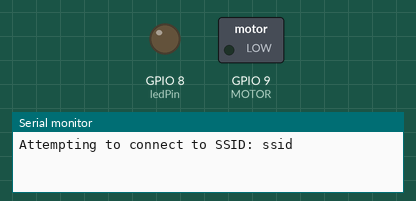
Simulated run of this sketch. Board: ESP32-S3. On the bench: switched loads named in the sketch (green lamp = pin HIGH), output pins drawn as LEDs (lit = HIGH), the last lines printed to the serial monitor. WiFi joins after 1.5 s; servers stay silent unless stated; uploads are accepted with an empty reply.

Above: at 0.1 s.
At 20.1 s:
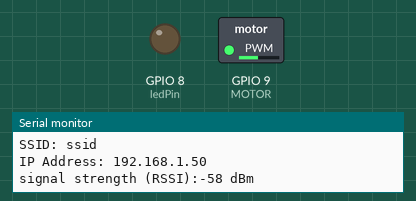
Timing chart, 0 to 37.6 s (numbered marks = the images above):
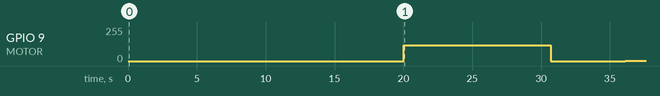

The sketch:

alert3_1.ino
```cpp
/*
  Repeating Wifi Web client

 This sketch connects to a a web server and makes a request
 using an Arduino Wifi shield.

 Circuit:
 * Wifi shield attached to pins 10, 11, 12, 13

 created 23 April 2012
 modifide 31 May 2012
 by Tom Igoe

 http://arduino.cc/en/Tutorial/WifiWebClientRepeating
 This code is in the public domain.
 */

#include <SPI.h>
#include <WiFi.h>


char ssid[] = "ssid";      //  your network SSID (name)
char pass[] = "pass";   // your network password

int keyIndex = 0;            // your network key Index number (needed only for WEP)

int status = WL_IDLE_STATUS;

// Initialize the Wifi client library
WiFiClient client;

int MOTOR = 9;
const int ledPin =  8;

bool isUP = true;
int motorValue = 120;

// server address:
char server[] = "serverAddress";

unsigned long lastConnectionTime = 0;           // last time you connected to the server, in milliseconds
boolean lastConnected = false;                  // state of the connection last time through the main loop
const unsigned long postingInterval = 10*1000;  // delay between updates, in milliseconds

void setup() {
  pinMode(MOTOR, OUTPUT);
  pinMode(ledPin, OUTPUT);

  //Initialize serial and wait for port to open:
  Serial.begin(9600);
  connectWIFI();
}
void connectWIFI() {
    while (!Serial) {
    ; // wait for serial port to connect. Needed for Leonardo only
  }

  // check for the presence of the shield:
  if (WiFi.status() == WL_NO_SHIELD) {
    Serial.println("WiFi shield not present");
    // don't continue:
    while(true);
  }

  // attempt to connect to Wifi network:
  while ( status != WL_CONNECTED) {
    Serial.print("Attempting to connect to SSID: ");
    Serial.println(ssid);
    // Connect to WPA/WPA2 network. Change this line if using open or WEP network:
    status = WiFi.begin(ssid, pass);

    // wait 10 seconds for connection:
    delay(10000);
  }
  // you're connected now, so print out the status:
  printWifiStatus();
}
void loop() {
  // if there's incoming data from the net connection.
  // send it out the serial port.  This is for debugging
  // purposes only:
    if(isUP) {
    --motorValue;

    if(motorValue<30) {
      isUP = !isUP;
    }
    delay(10);
  }else {
    ++motorValue;

    if(motorValue>60) {
      isUP = !isUP;
    }
    delay(10);
  }
  analogWrite(MOTOR, motorValue);


  while (client.available()) {
    char c = client.read();
    Serial.write(c);
    if (c=='0') {
       digitalWrite(ledPin, HIGH);
       motorValue = 120;
    } else {
       digitalWrite(ledPin, LOW);
       motorValue=0;
    }
  }

  // if there's no net connection, but there was one last time
  // through the loop, then stop the client:
  if (!client.connected()) {
    Serial.println();
    Serial.println("disconnecting.");
    client.stop();
    connectWIFI();
  }

  // if you're not connected, and ten seconds have passed since
  // your last connection, then connect again and send data:
  if(!client.connected() ) {
    httpRequest();
    delay(5000);
  }

}

// this method makes a HTTP connection to the server:
void httpRequest() {
  // if there's a successful connection:
  if (client.connect(server, 80)) {
    Serial.println("connecting...");
    // send the HTTP PUT request:
    client.println("GET /HCI/JENKINS/index.php HTTP/1.1");
    client.println("Host: serverAddress");
    client.println("User-Agent: arduino-ethernet");
    client.println("Connection: close");
    client.println();

    // note the time that the connection was made:
    lastConnectionTime = millis();
  }
  else {
    // if you couldn't make a connection:
    Serial.println("connection failed");
    Serial.println("disconnecting.");
    client.stop();
  }
}


void printWifiStatus() {
  // print the SSID of the network you're attached to:
  Serial.print("SSID: ");
  Serial.println(WiFi.SSID());

  // print your WiFi shield's IP address:
  IPAddress ip = WiFi.localIP();
  Serial.print("IP Address: ");
  Serial.println(ip);

  // print the received signal strength:
  long rssi = WiFi.RSSI();
  Serial.print("signal strength (RSSI):");
  Serial.print(rssi);
  Serial.println(" dBm");
}
```

Measured:
- by itself, GPIO 9 (MOTOR): 0/255 → 119/255 at 20.0 s, → 118/255 5.3 s later, → 0/255 5.4 s later, → 1/255 5.4 s later
